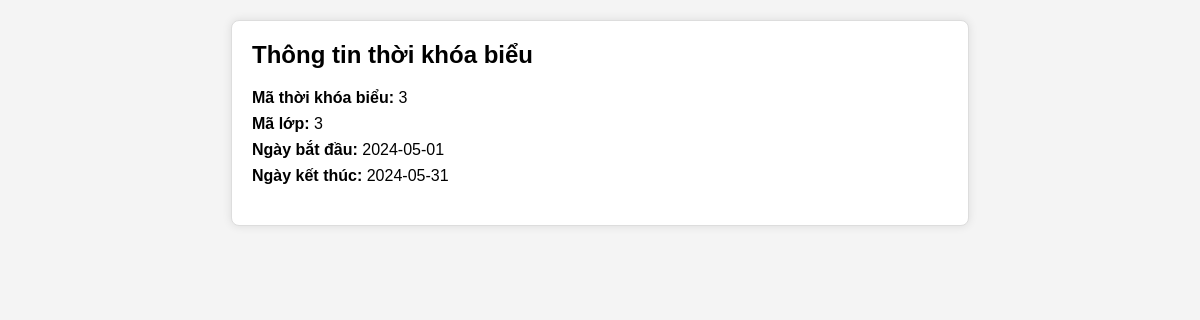
Screenshot of /thoikhoabieu.php?matkb=3 with the database file from the repository.
### tables this page shows
CREATE TABLE `thoikhoabieu` (
  `matkb` int(11) NOT NULL,
  `Malop` int(11) NOT NULL,
  `ngaybatdau` date NOT NULL,
  `ngayketthuc` date NOT NULL
);

### thoikhoabieu.php (the view, shortened to what this page needs)
<?php
include 'db_connect.php';
$matkb = isset($_GET['matkb']) ? $_GET['matkb'] : '';
$sql = "SELECT * FROM thoikhoabieu WHERE matkb = :matkb";
$stmt = $conn->prepare($sql);
$stmt->bindParam(':matkb', $matkb);
$stmt->execute();
$result = $stmt->fetch(PDO::FETCH_ASSOC);
?>
<!DOCTYPE html>
<html lang="en">
<head>
</head>
<body>
    <div class="container">
        <h2>Thông tin thời khóa biểu</h2>
        <div class="info">
            <p><strong>Mã thời khóa biểu:</strong> <?php echo $result['matkb']; ?></p>
            <p><strong>Mã lớp:</strong> <?php echo $result['Malop']; ?></p>
            <p><strong>Ngày bắt đầu:</strong> <?php echo $result['ngaybatdau']; ?></p>
            <p><strong>Ngày kết thúc:</strong> <?php echo $result['ngayketthuc']; ?></p>
        </div>
    </div>
</body>
</html>

### thoikhoabieu.php (style rules this page uses)
body { font-family: Arial, sans-serif; margin: 0; padding: 20px; background-color: #f4f4f4; }
.container { width: 60%; margin: auto; background-color: #fff; border: 1px solid #ddd; border-radius: 8px; box-shadow: 0 0 10px rgba(0, 0, 0, 0.1); padding: 20px; }
h2 { margin-top: 0; }
.info { margin-bottom: 20px; }
.info p { margin: 8px 0; }

### rows the page displays
thoikhoabieu: matkb "3", Malop "3", ngaybatdau "2024-05-01", ngayketthuc "2024-05-31"
